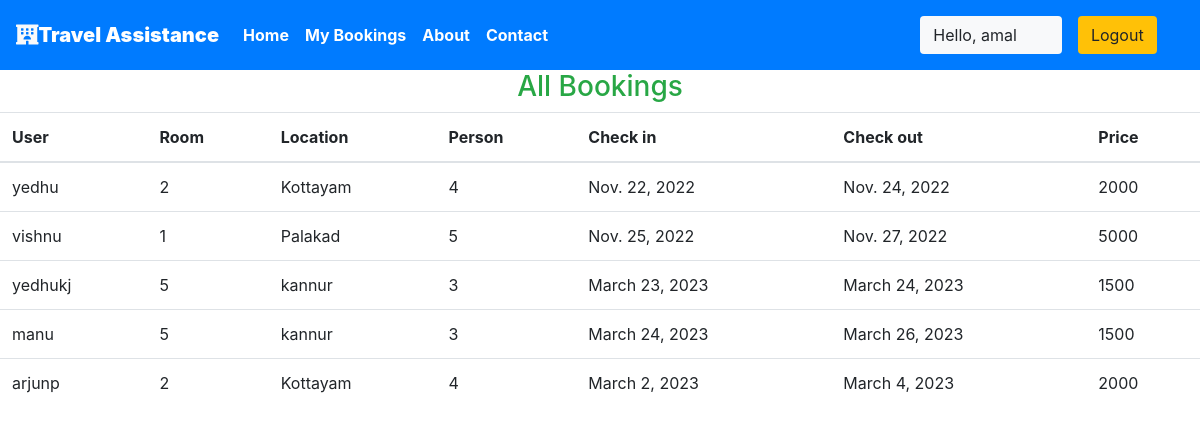
Screenshot of /staff/allbookings (signed in) with the database file from the repository.
### krishna/models.py (models this page shows, shortened)
class Reservation(models.Model):
    check_in = models.DateField(auto_now =False)
    check_out = models.DateField()
    room = models.ForeignKey(Rooms, on_delete = models.CASCADE)
    guest = models.ForeignKey(User, on_delete= models.CASCADE)
    booking_id = models.CharField(max_length=100,default="null")

class Rooms(models.Model):
    ROOM_STATUS = (
    ("1", "available"),
    ("2", "not available"),
    )
    ROOM_TYPE = (
    ("1", "premium"),
    ("2", "deluxe"),
    ("3","basic"),
    )
    room_type = models.CharField(max_length=50,choices = ROOM_TYPE)
    capacity = models.IntegerField()
    price = models.IntegerField()
    size = models.IntegerField()
    hotel = models.ForeignKey(Hotels, on_delete = models.CASCADE)
    status = models.CharField(choices =ROOM_STATUS,max_length = 15)
    roomnumber = models.IntegerField()

class Hotels(models.Model):
    name = models.CharField(max_length=30)
    owner = models.CharField(max_length=20)
    location = models.CharField(max_length=50)
    state = models.CharField(max_length=50,default="Kerala")
    country = models.CharField(max_length=50,default="India")

### krishna/views.py (the view)
# urls.py: path('staff/allbookings', views.all_bookings,name="allbookigs"),
@login_required(login_url='/staff')
def all_bookings(request):
    bookings = Reservation.objects.all()
    if not bookings:
        messages.warning(request,"No Bookings Found")
    return HttpResponse(render(request,'staff/allbookings.html',{'bookings':bookings}))

### templates/staff/allbookings.html (shortened to what this page needs)
{% extends 'basic.html' %}
{% block body %}
<h3 class="text-center  text-success">All Bookings </h3>
<table class="table">
    <thead>
        <th>User</th>
        <th>Room</th>
        <th>Location</th>
        <th>Person</th>
        <th>Check in</th>
        <th>Check out</th>
        <th>Price</th>
    </thead>
    {% for each_booking in bookings %}
    <tr>
        <td>{{each_booking.guest.username}}</td>
        <td>{{each_booking.room.roomnumber}}</td>
        <td>{{each_booking.room.hotel.location}}</td>
        <td>{{each_booking.room.capacity}}</td>
        <td>{{each_booking.check_in}}</td>
        <td>{{each_booking.check_out}}</td>
        <td>{{each_booking.room.price}}</td>
    </tr>
    {% endfor %}
</table>
{% endblock body %}

### templates/basic.html (shortened to what this page needs)
{% load static %}
<!DOCTYPE html>
<!DOCTYPE html>
<html lang="en">
<head>
    <link rel="stylesheet" href="https://use.fontawesome.com/releases/v5.7.0/css/all.css">
    <link rel="stylesheet" href="{% static 'bootstrap\bootstrap.css' %}">
    <link rel="stylesheet" href="https://maxcdn.bootstrapcdn.com/bootstrap/4.5.0/css/bootstrap.min.css" >
</head>
<body style="dbackground-image: url('https://source.unsplash.com/random');height: 100%;">
    <div class="container-fluid px-0">
        <nav class="navbar navbar-expand-lg navbar-dark bg-primary font-weight-bold">
            <a class="navbar-brand text-bold bg-primary" href="/"><i class="fas fa-hotel text-light"></i><b>Travel Assistance</b></a>
            <div class="collapse navbar-collapse " id="navbarSupportedContent">
                <ul class="navbar-nav mr-auto ">
                    <li class="nav-item active">
                        <a class="nav-link text-bold " href="/home"> Home</a>
                    </li>
                    {% if user.is_staff %}
                    <li class="nav-item active">
                        <a class="nav-link text-bold" href="/staff/panel">Dashboard </a>
                    </li>
                    {% elif user.is_staff == False and user.is_authenticated %}
                    <li class="nav-item active">
                            <a class="nav-link text-bold" href="/user/bookings">My Bookings </a>
                        </li>
                    {% endif %}
                    <li class="nav-item active">
                        <a class="nav-link text-bold" href="/about">About</a>
                    </li>
                    <li class="nav-item active">
                        <a class="nav-link text-bold" href="/contact">Contact </a>
                    </li>
                </ul>
                {% if user.is_authenticated %}
                      <button class="btn btn-group bg-light" data-toggle="modal" data-target="#forlogin">
                       Hello, {{request.user}}
                       <a href="/logout" class="nav-link">
                    <button class="btn btn-group bg-warning" data-toggle="modal" data-target="#forlogin">
                        Logout
                    </button></a>&nbsp; &nbsp;
                    </button>
                {% endif %}
            </div>
        </nav>
    </div>
    {% block body %}
    {% endblock body %}
</body>
</html>

### templates/basic.html (style rules this page uses)
a { text-decoration: none; }

### rows the page displays
Reservation: guest.username "yedhu", room.roomnumber "2", room.hotel.location "Kottayam", room.capacity "4", check_in "Nov. 22, 2022", check_out "Nov. 24, 2022", room.price "2000"
Reservation: guest.username "vishnu", room.roomnumber "1", room.hotel.location "Palakad", room.capacity "5", check_in "Nov. 25, 2022", check_out "Nov. 27, 2022", room.price "5000"
Reservation: guest.username "yedhukj", room.roomnumber "5", room.hotel.location "kannur", room.capacity "3", check_in "March 23, 2023", check_out "March 24, 2023", room.price "1500"
Reservation: guest.username "manu", room.roomnumber "5", room.hotel.location "kannur", room.capacity "3", check_in "March 24, 2023", check_out "March 26, 2023", room.price "1500"
Reservation: guest.username "arjunp", room.roomnumber "2", room.hotel.location "Kottayam", room.capacity "4", check_in "March 2, 2023", check_out "March 4, 2023", room.price "2000"

### other values shown
{{ request.user }} "amal"
